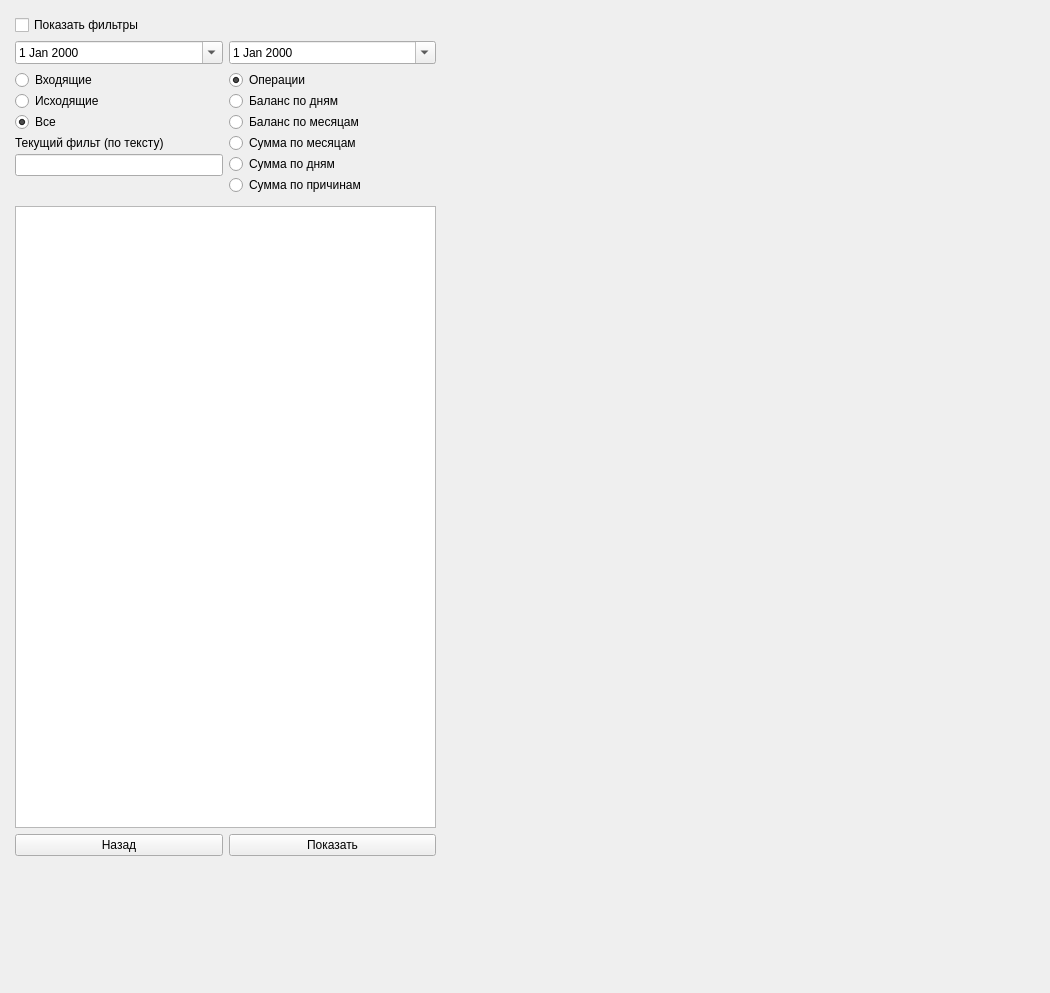
<?xml version="1.0" encoding="UTF-8"?>
<ui version="4.0">
 <class>FilterWidget</class>
 <widget class="QWidget" name="FilterWidget">
  <property name="geometry">
   <rect>
    <x>0</x>
    <y>0</y>
    <width>1050</width>
    <height>993</height>
   </rect>
  </property>
  <property name="sizePolicy">
   <sizepolicy hsizetype="Expanding" vsizetype="Expanding">
    <horstretch>0</horstretch>
    <verstretch>0</verstretch>
   </sizepolicy>
  </property>
  <property name="windowTitle">
   <string>Form</string>
  </property>
  <widget class="QWidget" name="layoutWidget">
   <property name="geometry">
    <rect>
     <x>10</x>
     <y>10</y>
     <width>431</width>
     <height>851</height>
    </rect>
   </property>
   <layout class="QGridLayout" name="gridLayout">
    <property name="sizeConstraint">
     <enum>QLayout::SetMaximumSize</enum>
    </property>
    <property name="leftMargin">
     <number>5</number>
    </property>
    <property name="topMargin">
     <number>5</number>
    </property>
    <property name="rightMargin">
     <number>5</number>
    </property>
    <property name="bottomMargin">
     <number>5</number>
    </property>
    <item row="7" column="0" colspan="2">
     <widget class="DatabaseTableWidget" name="tableWidget">
      <property name="sizePolicy">
       <sizepolicy hsizetype="Expanding" vsizetype="Expanding">
        <horstretch>0</horstretch>
        <verstretch>0</verstretch>
       </sizepolicy>
      </property>
     </widget>
    </item>
    <item row="8" column="1">
     <widget class="QPushButton" name="pushButton">
      <property name="text">
       <string>Показать</string>
      </property>
     </widget>
    </item>
    <item row="8" column="0">
     <widget class="QPushButton" name="pushButton_2">
      <property name="text">
       <string>Назад</string>
      </property>
     </widget>
    </item>
    <item row="1" column="0">
     <widget class="QDateEdit" name="deFrom">
      <property name="sizePolicy">
       <sizepolicy hsizetype="Minimum" vsizetype="Maximum">
        <horstretch>0</horstretch>
        <verstretch>0</verstretch>
       </sizepolicy>
      </property>
      <property name="calendarPopup">
       <bool>true</bool>
      </property>
     </widget>
    </item>
    <item row="1" column="1">
     <widget class="QDateEdit" name="deTo">
      <property name="sizePolicy">
       <sizepolicy hsizetype="Minimum" vsizetype="Maximum">
        <horstretch>0</horstretch>
        <verstretch>0</verstretch>
       </sizepolicy>
      </property>
      <property name="calendarPopup">
       <bool>true</bool>
      </property>
     </widget>
    </item>
    <item row="2" column="0">
     <layout class="QVBoxLayout" name="verticalLayout">
      <property name="spacing">
       <number>1</number>
      </property>
      <property name="sizeConstraint">
       <enum>QLayout::SetMinimumSize</enum>
      </property>
      <item>
       <widget class="QRadioButton" name="rbTableSelect_Income">
        <property name="text">
         <string>Входящие</string>
        </property>
        <property name="checked">
         <bool>false</bool>
        </property>
        <attribute name="buttonGroup">
         <string notr="true">buttonGroup_2</string>
        </attribute>
       </widget>
      </item>
      <item>
       <widget class="QRadioButton" name="rbTableSelect_outcome">
        <property name="text">
         <string>Исходящие</string>
        </property>
        <attribute name="buttonGroup">
         <string notr="true">buttonGroup_2</string>
        </attribute>
       </widget>
      </item>
      <item>
       <widget class="QRadioButton" name="rbTableSelect_All">
        <property name="text">
         <string>Все</string>
        </property>
        <property name="checked">
         <bool>true</bool>
        </property>
        <attribute name="buttonGroup">
         <string notr="true">buttonGroup_2</string>
        </attribute>
       </widget>
      </item>
      <item>
       <widget class="QLabel" name="label">
        <property name="sizePolicy">
         <sizepolicy hsizetype="Minimum" vsizetype="Minimum">
          <horstretch>0</horstretch>
          <verstretch>0</verstretch>
         </sizepolicy>
        </property>
        <property name="text">
         <string>Текущий фильт (по тексту)</string>
        </property>
       </widget>
      </item>
      <item>
       <widget class="QLineEdit" name="lineEdit">
        <property name="sizePolicy">
         <sizepolicy hsizetype="Minimum" vsizetype="Fixed">
          <horstretch>0</horstretch>
          <verstretch>0</verstretch>
         </sizepolicy>
        </property>
       </widget>
      </item>
      <item>
       <spacer name="verticalSpacer_2">
        <property name="orientation">
         <enum>Qt::Vertical</enum>
        </property>
        <property name="sizeType">
         <enum>QSizePolicy::Fixed</enum>
        </property>
        <property name="sizeHint" stdset="0">
         <size>
          <width>20</width>
          <height>24</height>
         </size>
        </property>
       </spacer>
      </item>
     </layout>
    </item>
    <item row="2" column="1">
     <layout class="QVBoxLayout" name="verticalLayout_2">
      <property name="spacing">
       <number>1</number>
      </property>
      <property name="sizeConstraint">
       <enum>QLayout::SetMinimumSize</enum>
      </property>
      <item>
       <widget class="QRadioButton" name="rbShowOperations">
        <property name="text">
         <string>Операции</string>
        </property>
        <property name="checked">
         <bool>true</bool>
        </property>
        <attribute name="buttonGroup">
         <string notr="true">buttonGroup</string>
        </attribute>
       </widget>
      </item>
      <item>
       <widget class="QRadioButton" name="rbShowBalanceDaily">
        <property name="text">
         <string>Баланс по дням</string>
        </property>
        <attribute name="buttonGroup">
         <string notr="true">buttonGroup</string>
        </attribute>
       </widget>
      </item>
      <item>
       <widget class="QRadioButton" name="rbShowBalanceMonthly">
        <property name="text">
         <string>Баланс по месяцам</string>
        </property>
        <attribute name="buttonGroup">
         <string notr="true">buttonGroup</string>
        </attribute>
       </widget>
      </item>
      <item>
       <widget class="QRadioButton" name="rbShowMonthlySum">
        <property name="text">
         <string>Сумма по месяцам</string>
        </property>
        <attribute name="buttonGroup">
         <string notr="true">buttonGroup</string>
        </attribute>
       </widget>
      </item>
      <item>
       <widget class="QRadioButton" name="rbShowDailySum">
        <property name="text">
         <string>Сумма по дням</string>
        </property>
        <attribute name="buttonGroup">
         <string notr="true">buttonGroup</string>
        </attribute>
       </widget>
      </item>
      <item>
       <widget class="QRadioButton" name="rbShowReasonSum">
        <property name="text">
         <string>Сумма по причинам</string>
        </property>
        <attribute name="buttonGroup">
         <string notr="true">buttonGroup</string>
        </attribute>
       </widget>
      </item>
      <item>
       <spacer name="verticalSpacer">
        <property name="orientation">
         <enum>Qt::Vertical</enum>
        </property>
        <property name="sizeType">
         <enum>QSizePolicy::Fixed</enum>
        </property>
        <property name="sizeHint" stdset="0">
         <size>
          <width>20</width>
          <height>5</height>
         </size>
        </property>
       </spacer>
      </item>
     </layout>
    </item>
    <item row="0" column="0" colspan="2">
     <widget class="QCheckBox" name="cbShowFilteres">
      <property name="text">
       <string>Показать фильтры</string>
      </property>
     </widget>
    </item>
   </layout>
   <zorder>deTo</zorder>
   <zorder>deFrom</zorder>
   <zorder>tableWidget</zorder>
   <zorder>pushButton</zorder>
   <zorder>pushButton_2</zorder>
   <zorder>cbShowFilteres</zorder>
  </widget>
 </widget>
 <customwidgets>
  <customwidget>
   <class>DatabaseTableWidget</class>
   <extends>QTableWidget</extends>
   <header>ui/tables/databasetablewidget.h</header>
  </customwidget>
 </customwidgets>
 <tabstops>
  <tabstop>cbShowFilteres</tabstop>
  <tabstop>deFrom</tabstop>
  <tabstop>deTo</tabstop>
  <tabstop>rbTableSelect_Income</tabstop>
  <tabstop>rbTableSelect_outcome</tabstop>
  <tabstop>rbTableSelect_All</tabstop>
  <tabstop>rbShowOperations</tabstop>
  <tabstop>rbShowBalanceDaily</tabstop>
  <tabstop>rbShowBalanceMonthly</tabstop>
  <tabstop>rbShowMonthlySum</tabstop>
  <tabstop>rbShowDailySum</tabstop>
  <tabstop>rbShowReasonSum</tabstop>
  <tabstop>lineEdit</tabstop>
  <tabstop>tableWidget</tabstop>
  <tabstop>pushButton</tabstop>
  <tabstop>pushButton_2</tabstop>
 </tabstops>
 <resources/>
 <connections/>
 <buttongroups>
  <buttongroup name="buttonGroup"/>
  <buttongroup name="buttonGroup_2"/>
 </buttongroups>
</ui>
